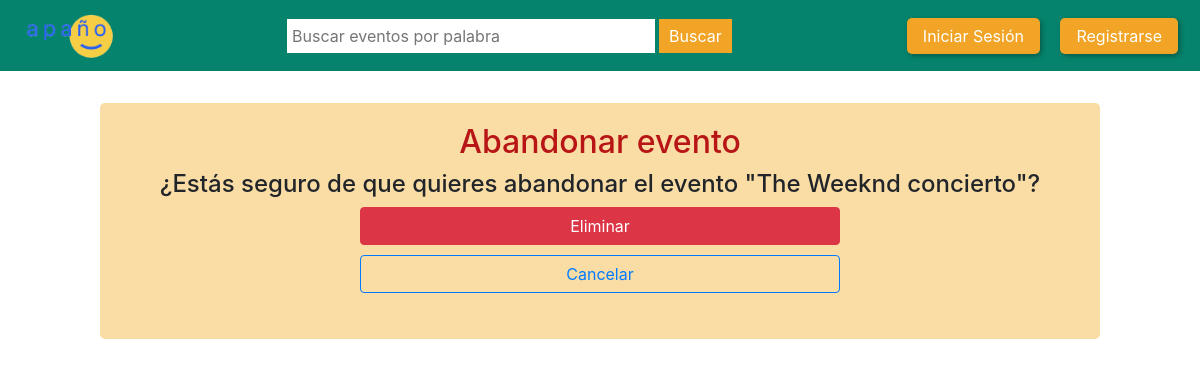
The page /perfil_apagno_app/evento/abandonar/3 on the database as committed earlier.
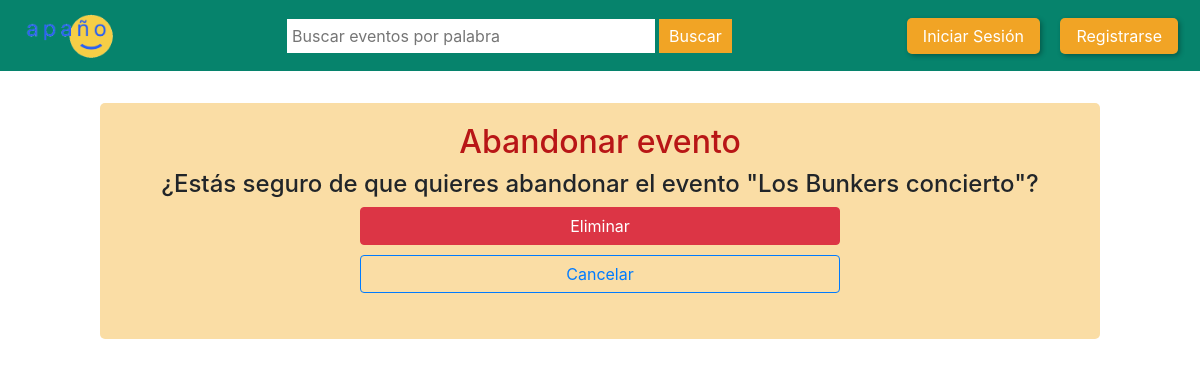
The same page on the database as committed later.
### perfil_apagno_app/models.py (models this page shows, shortened)
class nuevoEvento(models.Model):
    nombre = models.CharField(max_length=100)
    host = models.ForeignKey(User, on_delete=models.CASCADE)
    fecha = models.DateField(default=timezone.now().strftime("%Y-%m-%d"))
    hora = models.TimeField(default=timezone.now().strftime("%H:%M"))
    lugar = models.CharField(max_length=100)
    descripcion = models.CharField(max_length=250, blank=True)
    categoria = models.ForeignKey(Categorias, default='Sin categoria', on_delete=models.CASCADE)
    imagen = models.ImageField(upload_to='eventos_images/', blank=True)
    asistentes = models.ManyToManyField(User, related_name='eventos_asistir', blank=True)

### perfil_apagno_app/views.py (the view, shortened to what this page needs)
# urls.py: path('evento/abandonar/<int:pk>', views.AbandonarEventoView.as_view(), name='abandonar_evento'),
class AbandonarEventoView(UpdateView):
    model = nuevoEvento
    template_name = 'perfil_app/abandonar_evento_confirm copy.html'
    context_object_name = 'evento'
    fields = []  # You can leave this empty since you're not updating any fields directly

### perfil_apagno_app/templates/perfil_app/abandonar_evento_confirm copy.html (shortened to what this page needs)
{%extends 'base.html'%}
{% load static %}
{% block extra_css %}
    <link rel="stylesheet" type="text/css" href="{% static 'style/destacados.css' %}">
    <link rel="stylesheet" type="text/css" href="{% static 'style/style.css' %}">
    <link rel="stylesheet" href="https://stackpath.bootstrapcdn.com/bootstrap/4.5.2/css/bootstrap.min.css">
	<link rel="stylesheet" type="text/css" href="{% static 'style/base.css' %}">
	<link rel="stylesheet" type="text/css" href="{% static 'style/cajon.css' %}">
{% endblock %}
{%block content%}
<div class="adaptive-container text-center" style="margin-top: 2em">
	<form method="post">
		<h2 style="color:#b81616">Abandonar evento</h2>
		<p class="h4">¿Estás seguro de que quieres abandonar el evento "{{evento.nombre}}"?</p>
		<p class="cajon-buttons">
			<input style="width: 50%;" type="submit" class="btn btn-danger" value="Eliminar">
			<a style="margin: 10px 0; width: 50%;" href="{% url 'evento' evento.id %}" class="btn btn-outline-primary">Cancelar</a>
		</p>
	</form>
</div>
{%endblock content%}

Rows that differ between the two databases and show on the page:
changed nuevoEvento: nombre "The Weeknd concierto" → "Los Bunkers concierto"
